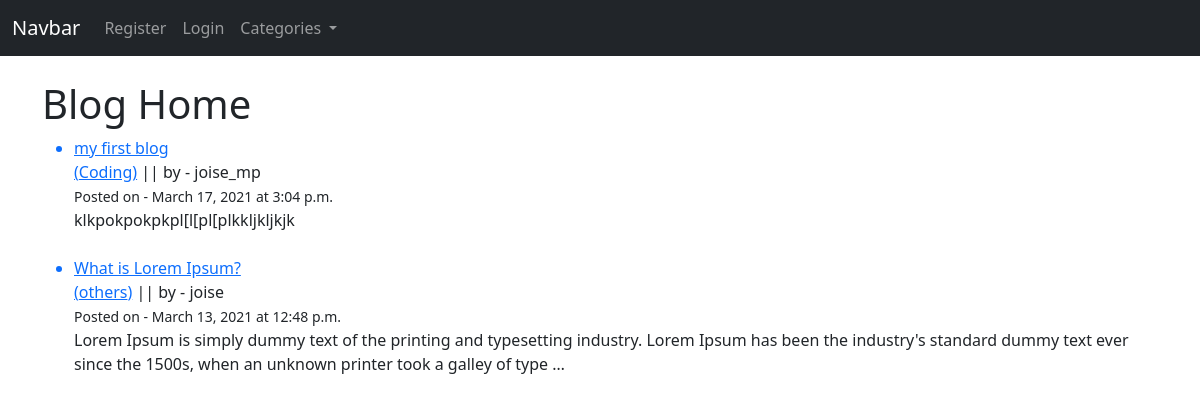
Before: /blog/ with the older database file.
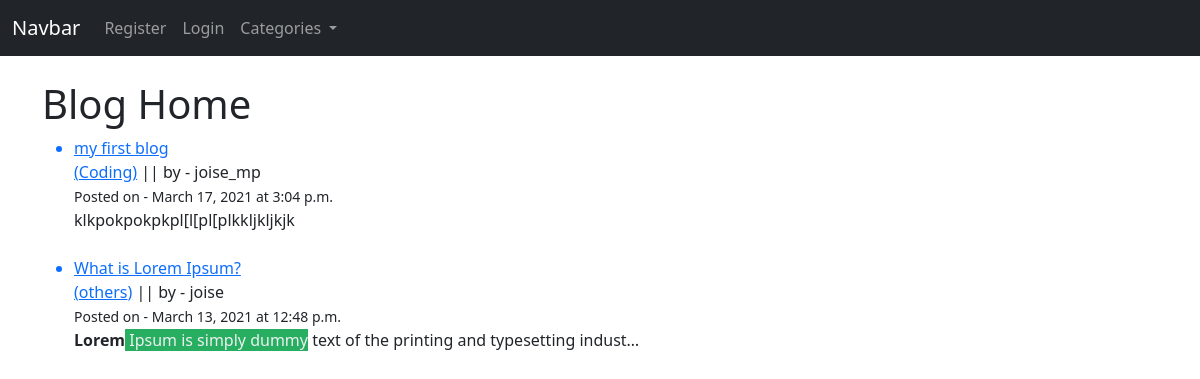
After: the same page with the newer database file.
### blog/models.py (models this page shows, shortened)
class Post(models.Model):
    title = models.CharField(max_length=255)
    author = models.ForeignKey(User, on_delete=models.CASCADE)
    body = RichTextField(blank=True, null=True)
    post_date = models.DateField(auto_now_add=True)
    post_time = models.TimeField(auto_now_add=True)
    category = models.CharField(max_length=255, default='others')
    likes = models.ManyToManyField(User, related_name='blog_posts')
    thumbnail = models.ImageField(null=True, blank=True, upload_to='images/blog/thumbnail')

### blog/views.py (the view)
# urls.py: path('blog/', BlogHomeView.as_view(), name='bloghome'),
class BlogHomeView(ListView):
    model = Post
    template_name = 'blog_home.html'
    ordering = ['-post_date','-post_time']
    def get_context_data(self, *args, **kwargs):
        category_menu = Category.objects.all()
        context = super(BlogHomeView, self).get_context_data(*args, **kwargs)
        context['category_menu'] = category_menu
        return context

### blog/models.py (called while the page is built)
    def __str__(self):
        return self.name

### blog/templates/blog_home.html (shortened to what this page needs)
{% extends 'Navbars/blog_nav.html' %}
{% block items %}
<h1>Blog Home</h1>
<ul>
{% for post in object_list %}
    <a href="{% url 'blogdetail' post.pk %}"><li>{{post.title}}</li></a>
    <a href="{% url 'category_page' post.category %}">({{ post.category }})</a> ||
    by - {{post.author}}
    <br><small>Posted on - {{post.post_date}} at {{post.post_time}} </small><br>
    {{post.body | truncatechars:200 | safe}} <br><br>
{% endfor %}
</ul>
{%endblock%}

Changed rows visible on the page:
changed Post "What is Lorem Ipsum?": body "…the printing and typesetting industry. Lorem Ipsum has been the industry's standard dummy text ever since the 1500s, when an unknown printer took a galley of type …" → "Lorem Ipsum is simply dummy text of the printing and typesetting indust…"
